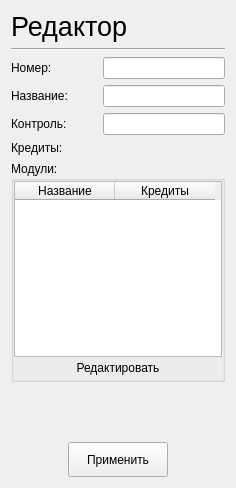
             <widget class="QWidget" name="scrollAreaWidgetContents_5">
              <property name="geometry">
               <rect>
                <x>0</x>
                <y>0</y>
                <width>236</width>
                <height>488</height>
               </rect>
              </property>
              <layout class="QGridLayout" name="gridLayout_22">
               <item row="8" column="4">
                <spacer name="horizontalSpacer_6">
                 <property name="orientation">
                  <enum>Qt::Horizontal</enum>
                 </property>
                 <property name="sizeHint" stdset="0">
                  <size>
                   <width>50</width>
                   <height>20</height>
                  </size>
                 </property>
                </spacer>
               </item>
               <item row="2" column="0">
                <widget class="QLabel" name="label_19">
                 <property name="text">
                  <string>Номер:</string>
                 </property>
                </widget>
               </item>
               <item row="5" column="0" colspan="2">
                <widget class="QLabel" name="label_24">
                 <property name="text">
                  <string>Кредиты:</string>
                 </property>
                </widget>
               </item>
               <item row="3" column="0" colspan="2">
                <widget class="QLabel" name="label_22">
                 <property name="text">
                  <string>Название:</string>
                 </property>
                </widget>
               </item>
               <item row="6" column="0" colspan="5">
                <widget class="QGroupBox" name="groupBox_ListModulesEditor">
                 <property name="title">
                  <string>Модули:</string>
                 </property>
                 <layout class="QGridLayout" name="gridLayout_21">
                  <property name="leftMargin">
                   <number>0</number>
                  </property>
                  <property name="topMargin">
                   <number>0</number>
                  </property>
                  <property name="rightMargin">
                   <number>0</number>
                  </property>
                  <property name="bottomMargin">
                   <number>0</number>
                  </property>
                  <property name="spacing">
                   <number>0</number>
                  </property>
                  <item row="0" column="0">
                   <widget class="QTableWidget" name="tableWidget_ListModulesEditor">
                    <property name="editTriggers">
                     <set>QAbstractItemView::AnyKeyPressed|QAbstractItemView::EditKeyPressed</set>
                    </property>
                    <property name="selectionMode">
                     <enum>QAbstractItemView::SingleSelection</enum>
                    </property>
                    <property name="selectionBehavior">
                     <enum>QAbstractItemView::SelectRows</enum>
                    </property>
                    <attribute name="verticalHeaderVisible">
                     <bool>false</bool>
                    </attribute>
                    <column>
                     <property name="text">
                      <string>Название</string>
                     </property>
                    </column>
                    <column>
                     <property name="text">
                      <string>Кредиты</string>
                     </property>
                    </column>
                   </widget>
                  </item>
                  <item row="1" column="0">
                   <widget class="QPushButton" name="pushButton_EditModuleEditor">
                    <property name="text">
                     <string>Редактировать</string>
                    </property>
                    <property name="flat">
                     <bool>true</bool>
                    </property>
                   </widget>
                  </item>
                 </layout>
                </widget>
               </item>
               <item row="1" column="0" colspan="5">
                <widget class="Line" name="line_11">
                 <property name="orientation">
                  <enum>Qt::Horizontal</enum>
                 </property>
                </widget>
               </item>
               <item row="5" column="2" colspan="3">
                <widget class="QLabel" name="label_SubjectCreditsEditer">
                 <property name="text">
                  <string/>
                 </property>
                </widget>
               </item>
               <item row="0" column="0" colspan="5">
                <widget class="QLabel" name="label_17">
                 <property name="font">
                  <font>
                   <pointsize>20</pointsize>
                  </font>
                 </property>
                 <property name="text">
                  <string>Редактор</string>
                 </property>
                </widget>
               </item>
               <item row="7" column="1">
                <spacer name="verticalSpacer_5">
                 <property name="orientation">
                  <enum>Qt::Vertical</enum>
                 </property>
                 <property name="sizeHint" stdset="0">
                  <size>
                   <width>20</width>
                   <height>70</height>
                  </size>
                 </property>
                </spacer>
               </item>
               <item row="8" column="1" colspan="3">
                <widget class="QPushButton" name="pushButton_SaveSubject">
                 <property name="minimumSize">
                  <size>
                   <width>100</width>
                   <height>35</height>
                  </size>
                 </property>
                 <property name="maximumSize">
                  <size>
                   <width>100</width>
                   <height>35</height>
                  </size>
                 </property>
                 <property name="text">
                  <string>Применить</string>
                 </property>
                </widget>
               </item>
               <item row="8" column="0">
                <spacer name="horizontalSpacer_5">
                 <property name="orientation">
                  <enum>Qt::Horizontal</enum>
                 </property>
                 <property name="sizeHint" stdset="0">
                  <size>
                   <width>50</width>
                   <height>20</height>
                  </size>
                 </property>
                </spacer>
               </item>
               <item row="3" column="2" colspan="3">
                <widget class="QLineEdit" name="lineEdit_SubjectNameEditer"/>
               </item>
               <item row="2" column="2" colspan="3">
                <widget class="QLineEdit" name="lineEdit_SubjectNumberEditer"/>
               </item>
               <item row="4" column="2" colspan="3">
                <widget class="QLineEdit" name="lineEdit_Control"/>
               </item>
               <item row="4" column="0" colspan="2">
                <widget class="QLabel" name="label_29">
                 <property name="text">
                  <string>Контроль:</string>
                 </property>
                </widget>
               </item>
              </layout>
             </widget>
